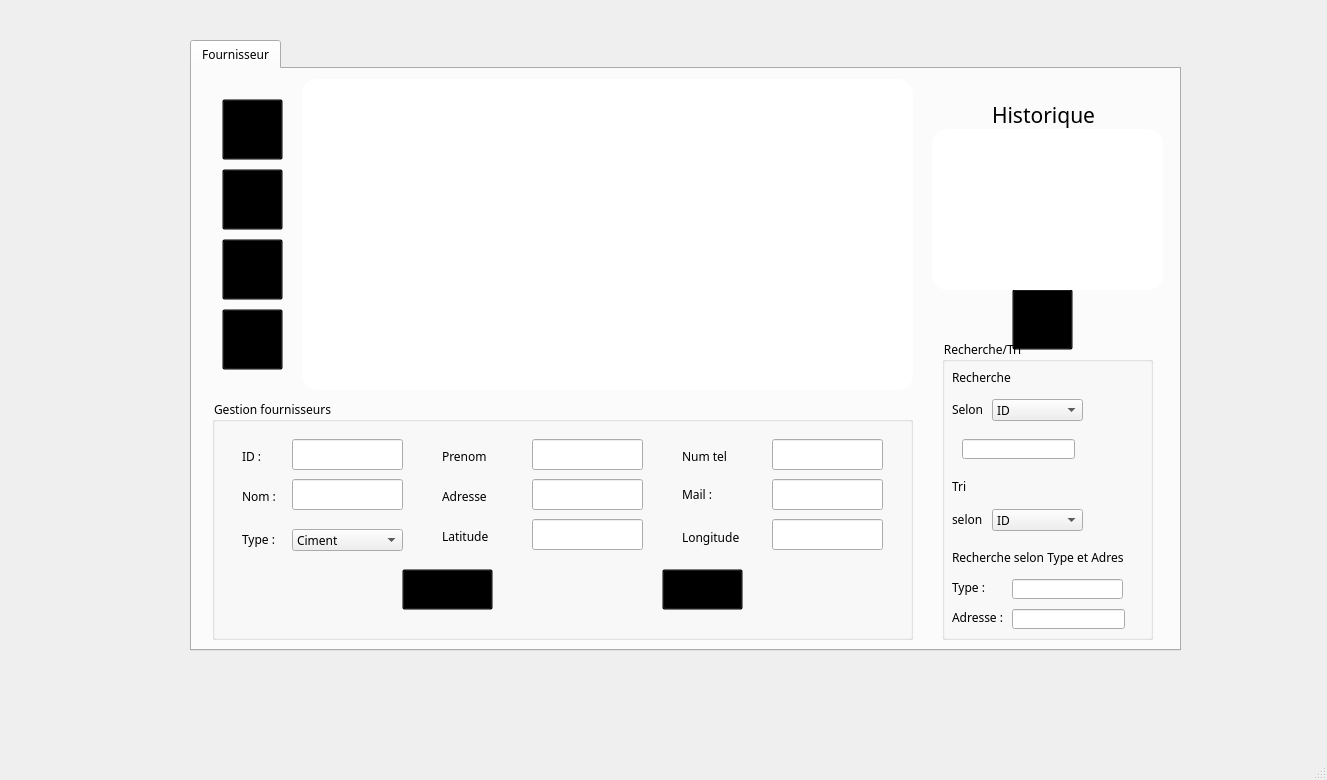
<?xml version="1.0" encoding="UTF-8"?>
<ui version="4.0">
 <class>MainWindow</class>
 <widget class="QMainWindow" name="MainWindow">
  <property name="geometry">
   <rect>
    <x>0</x>
    <y>0</y>
    <width>1327</width>
    <height>780</height>
   </rect>
  </property>
  <property name="windowTitle">
   <string>MainWindow</string>
  </property>
  <property name="styleSheet">
   <string notr="true">QToolButton{
border-radius:60px
}
*{
font-family:century gothic;
}
QFrame{
border-radius:15px;
}</string>
  </property>
  <widget class="QWidget" name="centralwidget">
   <widget class="QTabWidget" name="histo">
    <property name="geometry">
     <rect>
      <x>190</x>
      <y>40</y>
      <width>991</width>
      <height>611</height>
     </rect>
    </property>
    <property name="autoFillBackground">
     <bool>false</bool>
    </property>
    <property name="styleSheet">
     <string notr="true"/>
    </property>
    <property name="currentIndex">
     <number>0</number>
    </property>
    <property name="tabBarAutoHide">
     <bool>false</bool>
    </property>
    <widget class="QWidget" name="tab">
     <attribute name="icon">
      <iconset>
       <normaloff>:/new/prefix1/img/fournisseur-icone-png-removebg-preview.png</normaloff>:/new/prefix1/img/fournisseur-icone-png-removebg-preview.png</iconset>
     </attribute>
     <attribute name="title">
      <string>Fournisseur</string>
     </attribute>
     <widget class="QTableView" name="tv_afficher">
      <property name="geometry">
       <rect>
        <x>110</x>
        <y>10</y>
        <width>611</width>
        <height>311</height>
       </rect>
      </property>
      <property name="styleSheet">
       <string notr="true">background-color:white;</string>
      </property>
     </widget>
     <widget class="QPushButton" name="pb_afficher">
      <property name="geometry">
       <rect>
        <x>30</x>
        <y>30</y>
        <width>61</width>
        <height>61</height>
       </rect>
      </property>
      <property name="toolTip">
       <string>afficher</string>
      </property>
      <property name="styleSheet">
       <string notr="true">background-color: transparent;
border-color:transparent;</string>
      </property>
      <property name="text">
       <string/>
      </property>
      <property name="icon">
       <iconset resource="img.qrc">
        <normaloff>:/new/prefix1/images/pages-3-64.png</normaloff>:/new/prefix1/images/pages-3-64.png</iconset>
      </property>
      <property name="iconSize">
       <size>
        <width>35</width>
        <height>35</height>
       </size>
      </property>
     </widget>
     <widget class="QPushButton" name="pb_supprimer">
      <property name="geometry">
       <rect>
        <x>30</x>
        <y>100</y>
        <width>61</width>
        <height>61</height>
       </rect>
      </property>
      <property name="toolTip">
       <string>supprimer</string>
      </property>
      <property name="styleSheet">
       <string notr="true">background-color: transparent;
border-color:transparent;</string>
      </property>
      <property name="text">
       <string/>
      </property>
      <property name="icon">
       <iconset resource="img.qrc">
        <normaloff>:/new/prefix1/images/delete-property-64.png</normaloff>:/new/prefix1/images/delete-property-64.png</iconset>
      </property>
      <property name="iconSize">
       <size>
        <width>35</width>
        <height>35</height>
       </size>
      </property>
     </widget>
     <widget class="QLineEdit" name="le_supp">
      <property name="geometry">
       <rect>
        <x>530</x>
        <y>180</y>
        <width>113</width>
        <height>20</height>
       </rect>
      </property>
     </widget>
     <widget class="QGroupBox" name="groupBox">
      <property name="geometry">
       <rect>
        <x>20</x>
        <y>330</y>
        <width>701</width>
        <height>241</height>
       </rect>
      </property>
      <property name="title">
       <string>Gestion fournisseurs</string>
      </property>
      <widget class="QLabel" name="label">
       <property name="geometry">
        <rect>
         <x>30</x>
         <y>50</y>
         <width>47</width>
         <height>14</height>
        </rect>
       </property>
       <property name="text">
        <string>ID :</string>
       </property>
      </widget>
      <widget class="QLabel" name="label_2">
       <property name="geometry">
        <rect>
         <x>30</x>
         <y>90</y>
         <width>47</width>
         <height>14</height>
        </rect>
       </property>
       <property name="text">
        <string>Nom :</string>
       </property>
      </widget>
      <widget class="QLabel" name="label_3">
       <property name="geometry">
        <rect>
         <x>230</x>
         <y>50</y>
         <width>47</width>
         <height>14</height>
        </rect>
       </property>
       <property name="text">
        <string>Prenom :</string>
       </property>
      </widget>
      <widget class="QLabel" name="label_4">
       <property name="geometry">
        <rect>
         <x>470</x>
         <y>50</y>
         <width>47</width>
         <height>14</height>
        </rect>
       </property>
       <property name="text">
        <string>Num tel :</string>
       </property>
      </widget>
      <widget class="QLabel" name="label_5">
       <property name="geometry">
        <rect>
         <x>470</x>
         <y>80</y>
         <width>41</width>
         <height>31</height>
        </rect>
       </property>
       <property name="text">
        <string>Mail :</string>
       </property>
      </widget>
      <widget class="QLabel" name="label_6">
       <property name="geometry">
        <rect>
         <x>230</x>
         <y>90</y>
         <width>47</width>
         <height>14</height>
        </rect>
       </property>
       <property name="text">
        <string>Adresse :</string>
       </property>
      </widget>
      <widget class="QLabel" name="label_7">
       <property name="geometry">
        <rect>
         <x>30</x>
         <y>130</y>
         <width>51</width>
         <height>21</height>
        </rect>
       </property>
       <property name="text">
        <string>Type :</string>
       </property>
      </widget>
      <widget class="QLineEdit" name="le_idf">
       <property name="geometry">
        <rect>
         <x>80</x>
         <y>40</y>
         <width>111</width>
         <height>31</height>
        </rect>
       </property>
      </widget>
      <widget class="QLineEdit" name="le_nom">
       <property name="geometry">
        <rect>
         <x>80</x>
         <y>80</y>
         <width>111</width>
         <height>31</height>
        </rect>
       </property>
      </widget>
      <widget class="QLineEdit" name="le_prenom">
       <property name="geometry">
        <rect>
         <x>320</x>
         <y>40</y>
         <width>111</width>
         <height>31</height>
        </rect>
       </property>
      </widget>
      <widget class="QLineEdit" name="le_adresse">
       <property name="geometry">
        <rect>
         <x>320</x>
         <y>80</y>
         <width>111</width>
         <height>31</height>
        </rect>
       </property>
      </widget>
      <widget class="QLineEdit" name="le_numtel">
       <property name="geometry">
        <rect>
         <x>560</x>
         <y>40</y>
         <width>111</width>
         <height>31</height>
        </rect>
       </property>
      </widget>
      <widget class="QLineEdit" name="le_mail">
       <property name="geometry">
        <rect>
         <x>560</x>
         <y>80</y>
         <width>111</width>
         <height>31</height>
        </rect>
       </property>
      </widget>
      <widget class="QComboBox" name="cb_type">
       <property name="geometry">
        <rect>
         <x>80</x>
         <y>130</y>
         <width>111</width>
         <height>22</height>
        </rect>
       </property>
       <item>
        <property name="text">
         <string>Ciment</string>
        </property>
       </item>
       <item>
        <property name="text">
         <string>Acier</string>
        </property>
       </item>
       <item>
        <property name="text">
         <string>Bois</string>
        </property>
       </item>
       <item>
        <property name="text">
         <string>Brique</string>
        </property>
       </item>
       <item>
        <property name="text">
         <string>Granulat</string>
        </property>
       </item>
       <item>
        <property name="text">
         <string>Peinture</string>
        </property>
       </item>
       <item>
        <property name="text">
         <string>Constructions électriques</string>
        </property>
       </item>
      </widget>
      <widget class="QPushButton" name="pb_ajouter">
       <property name="geometry">
        <rect>
         <x>190</x>
         <y>170</y>
         <width>91</width>
         <height>41</height>
        </rect>
       </property>
       <property name="toolTip">
        <string>ajouter</string>
       </property>
       <property name="styleSheet">
        <string notr="true">background-color: transparent;
border-color:transparent;</string>
       </property>
       <property name="text">
        <string/>
       </property>
       <property name="icon">
        <iconset resource="img.qrc">
         <normaloff>:/new/prefix1/images/add-list-64.png</normaloff>:/new/prefix1/images/add-list-64.png</iconset>
       </property>
       <property name="iconSize">
        <size>
         <width>35</width>
         <height>35</height>
        </size>
       </property>
      </widget>
      <widget class="QPushButton" name="pb_modifier">
       <property name="geometry">
        <rect>
         <x>450</x>
         <y>170</y>
         <width>81</width>
         <height>41</height>
        </rect>
       </property>
       <property name="toolTip">
        <string>modifier</string>
       </property>
       <property name="styleSheet">
        <string notr="true">background-color: transparent;
border-color:transparent;
</string>
       </property>
       <property name="text">
        <string/>
       </property>
       <property name="icon">
        <iconset resource="img.qrc">
         <normaloff>:/new/prefix1/images/edit-property-64.png</normaloff>:/new/prefix1/images/edit-property-64.png</iconset>
       </property>
       <property name="iconSize">
        <size>
         <width>35</width>
         <height>35</height>
        </size>
       </property>
      </widget>
      <widget class="QLabel" name="label_12">
       <property name="geometry">
        <rect>
         <x>230</x>
         <y>130</y>
         <width>47</width>
         <height>14</height>
        </rect>
       </property>
       <property name="text">
        <string>Latitude :</string>
       </property>
      </widget>
      <widget class="QLineEdit" name="le_lat">
       <property name="geometry">
        <rect>
         <x>320</x>
         <y>120</y>
         <width>111</width>
         <height>31</height>
        </rect>
       </property>
      </widget>
      <widget class="QLabel" name="label_13">
       <property name="geometry">
        <rect>
         <x>470</x>
         <y>130</y>
         <width>61</width>
         <height>16</height>
        </rect>
       </property>
       <property name="text">
        <string>Longitude :</string>
       </property>
      </widget>
      <widget class="QLineEdit" name="le_long">
       <property name="geometry">
        <rect>
         <x>560</x>
         <y>120</y>
         <width>111</width>
         <height>31</height>
        </rect>
       </property>
      </widget>
     </widget>
     <widget class="QGroupBox" name="groupBox_2">
      <property name="geometry">
       <rect>
        <x>750</x>
        <y>270</y>
        <width>211</width>
        <height>301</height>
       </rect>
      </property>
      <property name="title">
       <string>Recherche/Tri</string>
      </property>
      <widget class="QLabel" name="label_8">
       <property name="geometry">
        <rect>
         <x>10</x>
         <y>60</y>
         <width>41</width>
         <height>20</height>
        </rect>
       </property>
       <property name="text">
        <string>Selon</string>
       </property>
      </widget>
      <widget class="QComboBox" name="trecherchec">
       <property name="geometry">
        <rect>
         <x>50</x>
         <y>60</y>
         <width>91</width>
         <height>22</height>
        </rect>
       </property>
       <item>
        <property name="text">
         <string>ID</string>
        </property>
       </item>
       <item>
        <property name="text">
         <string>Adresse</string>
        </property>
       </item>
       <item>
        <property name="text">
         <string>Numero tel</string>
        </property>
       </item>
       <item>
        <property name="text">
         <string>Mail</string>
        </property>
       </item>
       <item>
        <property name="text">
         <string>Type</string>
        </property>
       </item>
       <item>
        <property name="text">
         <string>Nom</string>
        </property>
       </item>
       <item>
        <property name="text">
         <string>Prenom</string>
        </property>
       </item>
      </widget>
      <widget class="QLineEdit" name="trecherchelt">
       <property name="geometry">
        <rect>
         <x>20</x>
         <y>100</y>
         <width>113</width>
         <height>20</height>
        </rect>
       </property>
      </widget>
      <widget class="QComboBox" name="tri">
       <property name="geometry">
        <rect>
         <x>50</x>
         <y>170</y>
         <width>91</width>
         <height>22</height>
        </rect>
       </property>
       <item>
        <property name="text">
         <string>ID</string>
        </property>
       </item>
       <item>
        <property name="text">
         <string>Adresse</string>
        </property>
       </item>
       <item>
        <property name="text">
         <string>Numero tel</string>
        </property>
       </item>
       <item>
        <property name="text">
         <string>Mail</string>
        </property>
       </item>
       <item>
        <property name="text">
         <string>Type</string>
        </property>
       </item>
       <item>
        <property name="text">
         <string>Nom</string>
        </property>
       </item>
       <item>
        <property name="text">
         <string>Prenom</string>
        </property>
       </item>
      </widget>
      <widget class="QLabel" name="label_9">
       <property name="geometry">
        <rect>
         <x>10</x>
         <y>140</y>
         <width>47</width>
         <height>14</height>
        </rect>
       </property>
       <property name="text">
        <string>Tri</string>
       </property>
      </widget>
      <widget class="QLabel" name="label_10">
       <property name="geometry">
        <rect>
         <x>10</x>
         <y>170</y>
         <width>41</width>
         <height>21</height>
        </rect>
       </property>
       <property name="text">
        <string>selon</string>
       </property>
      </widget>
      <widget class="QLabel" name="label_11">
       <property name="geometry">
        <rect>
         <x>10</x>
         <y>30</y>
         <width>61</width>
         <height>16</height>
        </rect>
       </property>
       <property name="text">
        <string>Recherche</string>
       </property>
      </widget>
      <widget class="QLabel" name="label_14">
       <property name="geometry">
        <rect>
         <x>10</x>
         <y>210</y>
         <width>171</width>
         <height>16</height>
        </rect>
       </property>
       <property name="text">
        <string>Recherche selon Type et Adresse</string>
       </property>
      </widget>
      <widget class="QLineEdit" name="type">
       <property name="geometry">
        <rect>
         <x>70</x>
         <y>240</y>
         <width>111</width>
         <height>20</height>
        </rect>
       </property>
      </widget>
      <widget class="QLabel" name="label_15">
       <property name="geometry">
        <rect>
         <x>10</x>
         <y>240</y>
         <width>41</width>
         <height>16</height>
        </rect>
       </property>
       <property name="text">
        <string>Type :</string>
       </property>
      </widget>
      <widget class="QLabel" name="label_16">
       <property name="geometry">
        <rect>
         <x>10</x>
         <y>270</y>
         <width>51</width>
         <height>16</height>
        </rect>
       </property>
       <property name="text">
        <string>Adresse :</string>
       </property>
      </widget>
      <widget class="QLineEdit" name="rech_adresse">
       <property name="geometry">
        <rect>
         <x>70</x>
         <y>270</y>
         <width>113</width>
         <height>20</height>
        </rect>
       </property>
      </widget>
     </widget>
     <widget class="QPushButton" name="pb_map">
      <property name="geometry">
       <rect>
        <x>30</x>
        <y>170</y>
        <width>61</width>
        <height>61</height>
       </rect>
      </property>
      <property name="toolTip">
       <string>Map</string>
      </property>
      <property name="styleSheet">
       <string notr="true">background-color: transparent;
border-color:transparent;</string>
      </property>
      <property name="text">
       <string/>
      </property>
      <property name="icon">
       <iconset resource="img.qrc">
        <normaloff>:/new/prefix1/images/map-marker-64.png</normaloff>:/new/prefix1/images/map-marker-64.png</iconset>
      </property>
      <property name="iconSize">
       <size>
        <width>35</width>
        <height>35</height>
       </size>
      </property>
     </widget>
     <widget class="QPushButton" name="pb_mail">
      <property name="geometry">
       <rect>
        <x>30</x>
        <y>240</y>
        <width>61</width>
        <height>61</height>
       </rect>
      </property>
      <property name="toolTip">
       <string>Send Email</string>
      </property>
      <property name="styleSheet">
       <string notr="true">background-color: transparent;
border-color:transparent;</string>
      </property>
      <property name="text">
       <string/>
      </property>
      <property name="icon">
       <iconset resource="img.qrc">
        <normaloff>:/new/prefix1/images/inbox-8-64.png</normaloff>:/new/prefix1/images/inbox-8-64.png</iconset>
      </property>
      <property name="iconSize">
       <size>
        <width>35</width>
        <height>35</height>
       </size>
      </property>
     </widget>
     <widget class="QLineEdit" name="le_dest">
      <property name="geometry">
       <rect>
        <x>170</x>
        <y>100</y>
        <width>91</width>
        <height>20</height>
       </rect>
      </property>
     </widget>
     <widget class="QTableView" name="view_histo">
      <property name="geometry">
       <rect>
        <x>740</x>
        <y>60</y>
        <width>231</width>
        <height>161</height>
       </rect>
      </property>
      <property name="styleSheet">
       <string notr="true">background-color:white;</string>
      </property>
     </widget>
     <widget class="QLabel" name="label_17">
      <property name="geometry">
       <rect>
        <x>800</x>
        <y>30</y>
        <width>111</width>
        <height>31</height>
       </rect>
      </property>
      <property name="styleSheet">
       <string notr="true">font: 16pt;</string>
      </property>
      <property name="text">
       <string>Historique</string>
      </property>
     </widget>
     <widget class="QPushButton" name="pb_histo">
      <property name="geometry">
       <rect>
        <x>820</x>
        <y>220</y>
        <width>61</width>
        <height>61</height>
       </rect>
      </property>
      <property name="toolTip">
       <string>Historique</string>
      </property>
      <property name="styleSheet">
       <string notr="true">background-color: transparent;
border-color:transparent;</string>
      </property>
      <property name="text">
       <string/>
      </property>
      <property name="icon">
       <iconset resource="img.qrc">
        <normaloff>:/new/prefix1/images/bookmark-2-64.png</normaloff>:/new/prefix1/images/bookmark-2-64.png</iconset>
      </property>
      <property name="iconSize">
       <size>
        <width>35</width>
        <height>35</height>
       </size>
      </property>
     </widget>
     <zorder>pb_histo</zorder>
     <zorder>le_dest</zorder>
     <zorder>le_supp</zorder>
     <zorder>tv_afficher</zorder>
     <zorder>pb_afficher</zorder>
     <zorder>pb_supprimer</zorder>
     <zorder>groupBox</zorder>
     <zorder>groupBox_2</zorder>
     <zorder>pb_map</zorder>
     <zorder>pb_mail</zorder>
     <zorder>view_histo</zorder>
     <zorder>label_17</zorder>
    </widget>
   </widget>
  </widget>
  <widget class="QMenuBar" name="menubar">
   <property name="geometry">
    <rect>
     <x>0</x>
     <y>0</y>
     <width>1327</width>
     <height>20</height>
    </rect>
   </property>
  </widget>
  <widget class="QStatusBar" name="statusbar"/>
 </widget>
 <resources>
  <include location="img.qrc"/>
 </resources>
 <connections/>
</ui>
